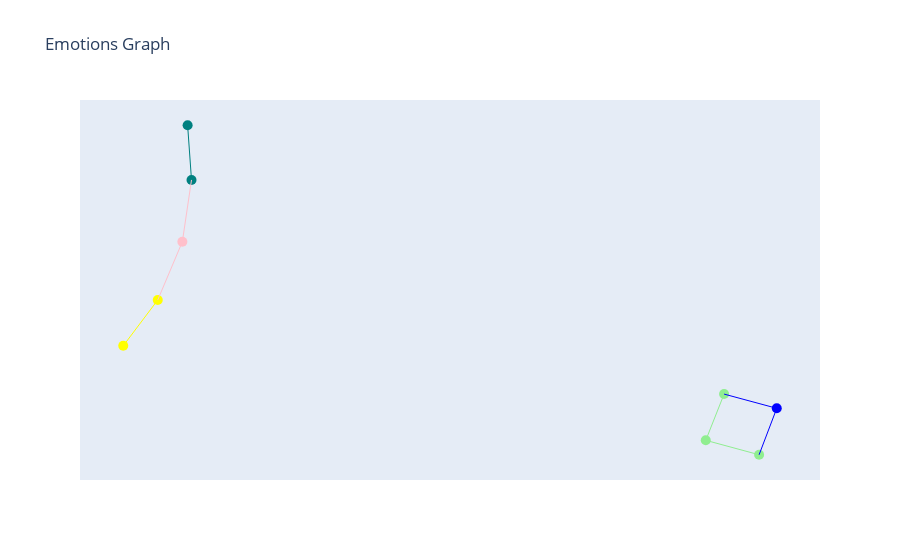

Write notebook code for a chart like this one.
### Code cell
import textwrap

fig = go.Figure()

node_positions = {}

for node, position in pos.items():
    x, y = position  

    color = G.nodes[node]['color']  
    hover = G.nodes[node]['hover']
    hover = '<br>'.join(textwrap.wrap(hover,width=50))
    try:
        emotion = G.nodes[node]['emotion']
    except KeyError:
        try:
            gender = G.nodes[node]['gender']
        except KeyError:
            continue
    node_type = G.nodes[node]['type']

    if node_type == 'utterance':
        fig.add_trace(go.Scatter(x=[x], y=[y], marker=dict(size=10,color=color), hovertext=hover, name=emotion, hovertemplate=hover))
    else:
        fig.add_trace(go.Scatter(x=[x], y=[y], marker=dict(size=10,color=color), hovertext=hover, name=node_type, hovertemplate=hover))


for edge in G.edges():
    color = G.edges[edge]['color']
    x0, y0 = pos[edge[0]]
    x1, y1 = pos[edge[1]]
    fig.add_trace(go.Scatter(x=[x0, x1], y=[y0, y1], mode='lines', line=dict(width=1,color=color), name='Edge'))

fig.update_layout(showlegend=False, title='Emotions Graph')

fig.update_layout(xaxis=dict(showgrid=False, zeroline=False, showticklabels=False),
                  yaxis=dict(showgrid=False, zeroline=False, showticklabels=False))

fig.show()

### Figure 1 — Plotly figure (JSON) as saved in the notebook; plotly's stock layout.template omitted (floating-point values rounded to 4 significant figures)
{"data": [{"hovertemplate": "sadness", "hovertext": "sadness", "marker": {"color": "teal", "size": 10}, "name": "emotion", "type": "scatter", "x": [-0.666], "y": [0.6496]}, {"hovertemplate": "neutral", "hovertext": "neutral", "marker": {"color": "lightgreen", "size": 10}, "name": "emotion", "type": "scatter", "x": [0.7993], "y": [-0.3953]}, {"hovertemplate": "fear", "hovertext": "fear", "marker": {"color": "yellow", "size": 10}, "name": "emotion", "type": "scatter", "x": [-0.8481], "y": [-0.08179]}, {"hovertemplate": "female", "hovertext": "female", "marker": {"color": "pink", "size": 10}, "name": "gender", "type": "scatter", "x": [-0.6809], "y": [0.2635]}, {"hovertemplate": "male", "hovertext": "male", "marker": {"color": "blue", "size": 10}, "name": "gender", "type": "scatter", "x": [1], "y": [-0.2892]}, {"hovertemplate": "Don't worry about me, I'm a robot! I'm just a<br>machine!!", "hovertext": "Don't worry about me, I'm a robot! I'm just a<br>machine!!", "marker": {"color": "teal", "size": 10}, "name": "sadness", "type": "scatter", "x": [-0.655], "y": [0.4683]}, {"hovertemplate": "Oh, well... Maybe we could...", "hovertext": "Oh, well... Maybe we could...", "marker": {"color": "lightgreen", "size": 10}, "name": "neutral", "type": "scatter", "x": [0.8511], "y": [-0.2419]}, {"hovertemplate": "Which we can celebrate later.", "hovertext": "Which we can celebrate later.", "marker": {"color": "lightgreen", "size": 10}, "name": "neutral", "type": "scatter", "x": [0.9501], "y": [-0.4432]}, {"hovertemplate": "I know! I know! And he totally freaked out and I<br>can't find him anywhere!", "hovertext": "I know! I know! And he totally freaked out and I<br>can't find him anywhere!", "marker": {"color": "yellow", "size": 10}, "name": "fear", "type": "scatter", "x": [-0.7505], "y": [0.06999]}, {"line": {"color": "teal", "width": 1}, "mode": "lines", "name": "Edge", "type": "scatter", "x": [-0.666, -0.655], "y": [0.6496, 0.4683]}, {"line": {"color": "lightgreen", "width": 1}, "mode": "lines", "name": "Edge", "type": "scatter", "x": [0.7993, 0.8511], "y": [-0.3953, -0.2419]}, {"line": {"color": "lightgreen", "width": 1}, "mode": "lines", "name": "Edge", "type": "scatter", "x": [0.7993, 0.9501], "y": [-0.3953, -0.4432]}, {"line": {"color": "yellow", "width": 1}, "mode": "lines", "name": "Edge", "type": "scatter", "x": [-0.8481, -0.7505], "y": [-0.08179, 0.06999]}, {"line": {"color": "pink", "width": 1}, "mode": "lines", "name": "Edge", "type": "scatter", "x": [-0.6809, -0.655], "y": [0.2635, 0.4683]}, {"line": {"color": "pink", "width": 1}, "mode": "lines", "name": "Edge", "type": "scatter", "x": [-0.6809, -0.7505], "y": [0.2635, 0.06999]}, {"line": {"color": "blue", "width": 1}, "mode": "lines", "name": "Edge", "type": "scatter", "x": [1, 0.8511], "y": [-0.2892, -0.2419]}, {"line": {"color": "blue", "width": 1}, "mode": "lines", "name": "Edge", "type": "scatter", "x": [1, 0.9501], "y": [-0.2892, -0.4432]}], "layout": {"showlegend": false, "title": {"text": "Emotions Graph"}, "xaxis": {"showgrid": false, "showticklabels": false, "zeroline": false}, "yaxis": {"showgrid": false, "showticklabels": false, "zeroline": false}}}
